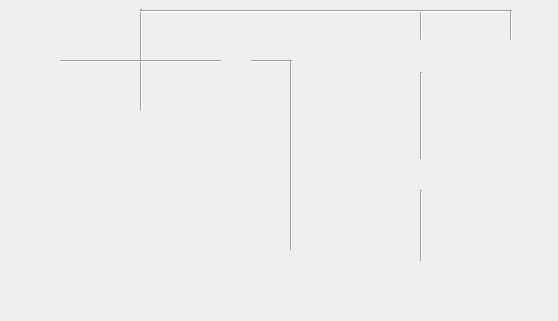
<?xml version="1.0" encoding="UTF-8"?>
<ui version="4.0">
 <class>Form</class>
 <widget class="QWidget" name="Form">
  <property name="geometry">
   <rect>
    <x>0</x>
    <y>0</y>
    <width>558</width>
    <height>321</height>
   </rect>
  </property>
  <property name="windowTitle">
   <string>Form</string>
  </property>
  <widget class="NeedleValve" name="NeedleValve">
   <property name="geometry">
    <rect>
     <x>277</x>
     <y>-4</y>
     <width>180</width>
     <height>121</height>
    </rect>
   </property>
   <property name="toolTip">
    <string/>
   </property>
   <property name="controlsLocation" stdset="0">
    <enum>PCDSSymbolBase::Left</enum>
   </property>
   <property name="channelsPrefix" stdset="0">
    <string>ca://${VGP}</string>
   </property>
   <property name="rotateIcon" stdset="0">
    <bool>true</bool>
   </property>
   <property name="controlButtonHorizontal" stdset="0">
    <bool>false</bool>
   </property>
  </widget>
  <widget class="TurboPump" name="TurboPump">
   <property name="geometry">
    <rect>
     <x>275</x>
     <y>114</y>
     <width>180</width>
     <height>121</height>
    </rect>
   </property>
   <property name="toolTip">
    <string/>
   </property>
   <property name="controlsLocation" stdset="0">
    <enum>PCDSSymbolBase::Left</enum>
   </property>
   <property name="channelsPrefix" stdset="0">
    <string>ca://${PTM}</string>
   </property>
   <property name="controlButtonHorizontal" stdset="0">
    <bool>false</bool>
   </property>
  </widget>
  <widget class="ControlOnlyValveNC" name="ControlOnlyValveNC">
   <property name="geometry">
    <rect>
     <x>278</x>
     <y>217</y>
     <width>180</width>
     <height>121</height>
    </rect>
   </property>
   <property name="toolTip">
    <string/>
   </property>
   <property name="controlsLocation" stdset="0">
    <enum>PCDSSymbolBase::Left</enum>
   </property>
   <property name="channelsPrefix" stdset="0">
    <string>ca://${VVC}</string>
   </property>
   <property name="rotateIcon" stdset="0">
    <bool>true</bool>
   </property>
   <property name="controlButtonHorizontal" stdset="0">
    <bool>false</bool>
   </property>
  </widget>
  <widget class="ColdCathodeGauge" name="ColdCathodeGauge">
   <property name="geometry">
    <rect>
     <x>-46</x>
     <y>44</y>
     <width>180</width>
     <height>151</height>
    </rect>
   </property>
   <property name="toolTip">
    <string/>
   </property>
   <property name="channelsPrefix" stdset="0">
    <string>ca://${GCC}</string>
   </property>
   <property name="controlButtonHorizontal" stdset="0">
    <bool>false</bool>
   </property>
  </widget>
  <widget class="RoughGauge" name="RoughGauge">
   <property name="geometry">
    <rect>
     <x>105</x>
     <y>110</y>
     <width>70</width>
     <height>60</height>
    </rect>
   </property>
   <property name="toolTip">
    <string/>
   </property>
   <property name="channelsPrefix" stdset="0">
    <string>ca://${GPI}</string>
   </property>
  </widget>
  <widget class="NeedleValve" name="NeedleValve_2">
   <property name="geometry">
    <rect>
     <x>146</x>
     <y>41</y>
     <width>180</width>
     <height>141</height>
    </rect>
   </property>
   <property name="toolTip">
    <string/>
   </property>
   <property name="channelsPrefix" stdset="0">
    <string>ca://${VCN}</string>
   </property>
   <property name="rotateIcon" stdset="0">
    <bool>false</bool>
   </property>
   <property name="controlButtonHorizontal" stdset="0">
    <bool>false</bool>
   </property>
  </widget>
  <widget class="HotCathodeGauge" name="HotCathodeGauge">
   <property name="geometry">
    <rect>
     <x>420</x>
     <y>40</y>
     <width>180</width>
     <height>141</height>
    </rect>
   </property>
   <property name="toolTip">
    <string/>
   </property>
   <property name="channelsPrefix" stdset="0">
    <string>ca://${GHC}</string>
   </property>
   <property name="controlButtonHorizontal" stdset="0">
    <bool>false</bool>
   </property>
  </widget>
  <widget class="Line" name="line">
   <property name="geometry">
    <rect>
     <x>420</x>
     <y>10</y>
     <width>3</width>
     <height>30</height>
    </rect>
   </property>
   <property name="orientation">
    <enum>Qt::Vertical</enum>
   </property>
  </widget>
  <widget class="Line" name="line_2">
   <property name="geometry">
    <rect>
     <x>140</x>
     <y>9</y>
     <width>3</width>
     <height>101</height>
    </rect>
   </property>
   <property name="orientation">
    <enum>Qt::Vertical</enum>
   </property>
  </widget>
  <widget class="Line" name="line_4">
   <property name="geometry">
    <rect>
     <x>510</x>
     <y>10</y>
     <width>3</width>
     <height>30</height>
    </rect>
   </property>
   <property name="orientation">
    <enum>Qt::Vertical</enum>
   </property>
  </widget>
  <widget class="Line" name="line_3">
   <property name="geometry">
    <rect>
     <x>60</x>
     <y>60</y>
     <width>161</width>
     <height>3</height>
    </rect>
   </property>
   <property name="orientation">
    <enum>Qt::Horizontal</enum>
   </property>
  </widget>
  <widget class="Line" name="line_5">
   <property name="geometry">
    <rect>
     <x>140</x>
     <y>10</y>
     <width>370</width>
     <height>3</height>
    </rect>
   </property>
   <property name="orientation">
    <enum>Qt::Horizontal</enum>
   </property>
  </widget>
  <widget class="Line" name="line_7">
   <property name="geometry">
    <rect>
     <x>420</x>
     <y>190</y>
     <width>3</width>
     <height>71</height>
    </rect>
   </property>
   <property name="orientation">
    <enum>Qt::Vertical</enum>
   </property>
  </widget>
  <widget class="Line" name="line_8">
   <property name="geometry">
    <rect>
     <x>420</x>
     <y>72</y>
     <width>3</width>
     <height>87</height>
    </rect>
   </property>
   <property name="orientation">
    <enum>Qt::Vertical</enum>
   </property>
  </widget>
  <widget class="Line" name="line_6">
   <property name="geometry">
    <rect>
     <x>251</x>
     <y>60</y>
     <width>39</width>
     <height>3</height>
    </rect>
   </property>
   <property name="orientation">
    <enum>Qt::Horizontal</enum>
   </property>
  </widget>
  <widget class="Line" name="line_9">
   <property name="geometry">
    <rect>
     <x>290</x>
     <y>60</y>
     <width>3</width>
     <height>190</height>
    </rect>
   </property>
   <property name="orientation">
    <enum>Qt::Vertical</enum>
   </property>
  </widget>
 </widget>
 <customwidgets>
  <customwidget>
   <class>PCDSSymbolBase</class>
   <extends>QWidget</extends>
   <header>pcdswidgets.vacuum.base</header>
  </customwidget>
  <customwidget>
   <class>NeedleValve</class>
   <extends>PCDSSymbolBase</extends>
   <header>pcdswidgets.vacuum.valves</header>
  </customwidget>
  <customwidget>
   <class>ControlOnlyValveNC</class>
   <extends>PCDSSymbolBase</extends>
   <header>pcdswidgets.vacuum.valves</header>
  </customwidget>
  <customwidget>
   <class>TurboPump</class>
   <extends>PCDSSymbolBase</extends>
   <header>pcdswidgets.vacuum.pumps</header>
  </customwidget>
  <customwidget>
   <class>RoughGauge</class>
   <extends>PCDSSymbolBase</extends>
   <header>pcdswidgets.vacuum.gauges</header>
  </customwidget>
  <customwidget>
   <class>HotCathodeGauge</class>
   <extends>PCDSSymbolBase</extends>
   <header>pcdswidgets.vacuum.gauges</header>
  </customwidget>
  <customwidget>
   <class>ColdCathodeGauge</class>
   <extends>PCDSSymbolBase</extends>
   <header>pcdswidgets.vacuum.gauges</header>
  </customwidget>
 </customwidgets>
 <resources/>
 <connections/>
</ui>
